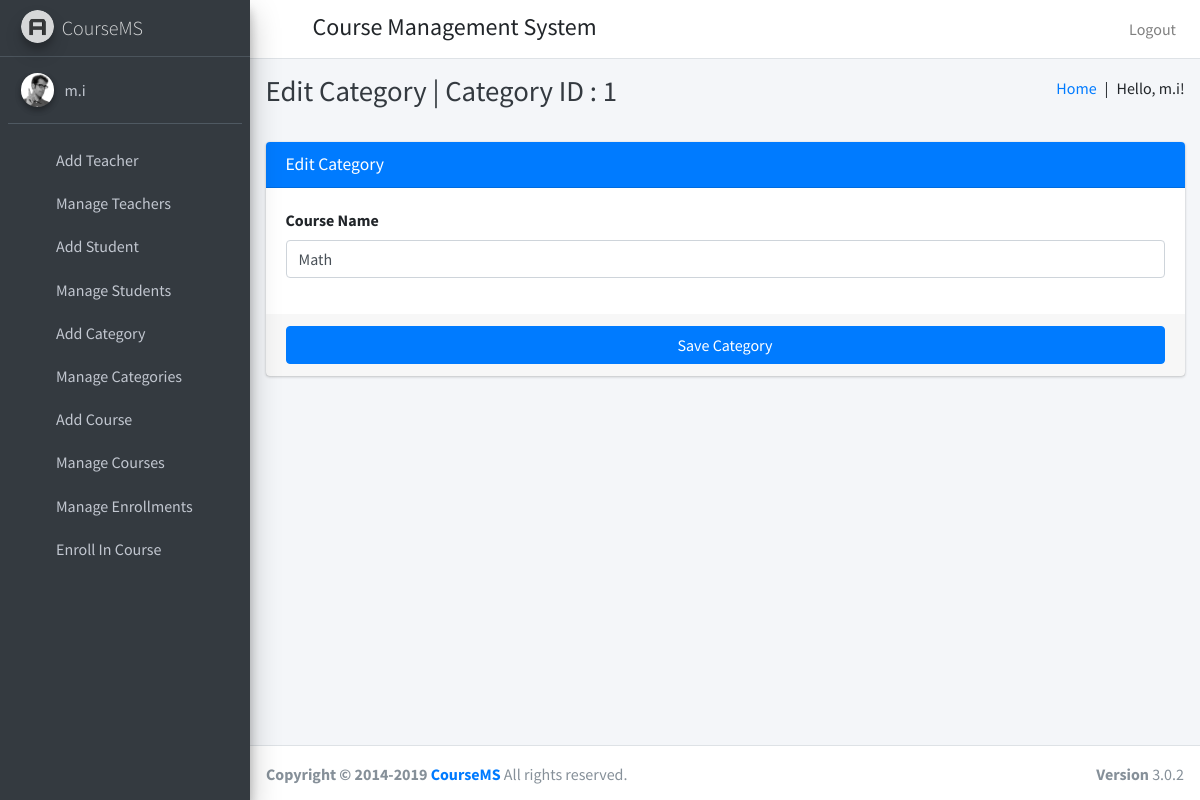
The page /edit_category/1 (signed in) on the database its author committed.
### course/models.py (models this page shows, shortened)
class User(AbstractUser):
    USER_TYPE_SELECTION = (
        (1, "HOD"),
        (2, "Teacher"),
        (3, "Student")
    )
    user_type = models.CharField(max_length=1, choices=USER_TYPE_SELECTION, default=1)

class Category(models.Model):
    id = models.AutoField(primary_key=True)
    category_name = models.CharField(max_length=25, unique=True)

### course/HodViews.py (the view)
# urls.py: path('edit_category/<str:category_id>', HodViews.edit_category, name="edit_category"),
def edit_category(request, category_id):
    category=Category.objects.get(id=category_id)
    return render(request,"hod_templates/edit_category_template.html",{"category":category, "id":category_id})

### course/templates/hod_templates/edit_category_template.html (shortened to what this page needs)
{% extends 'hod_templates/base_template.html' %}
{% block page_title %}
Edit Category | Category ID : {{ category.id }}
{% endblock page_title %}
{% block main_content %}
<section class="content">
  <div class="container-fluid">
    <div class="row">
      <div class="col-md-12">
        <div class="card card-primary">
          <div class="card-header">
            <h3 class="card-title">Edit Category</h3>
          </div>
          <form role="form" action="/edit_category_save" method="post">
            <div class="card-body">
              <div class="form-group">
                <label>Course Name </label>
                <input type="text" class="form-control" name="category" placeholder="Enter Category"
                  value="{{ category.category_name }}">
              </div>
            </div>
            <div class="card-footer">
              <button type="submit" class="btn btn-primary btn-block">Save Category</button>
            </div>
          </form>
        </div>
      </div>
    </div>
  </div>
</section>
{% endblock main_content %}

### course/templates/hod_templates/base_template.html (shortened to what this page needs)
{% load static %}
<!DOCTYPE html>
<html>
<head>
  <link rel="stylesheet" href="{% static "plugins/fontawesome-free/css/all.min.css" %}">
  <link rel="stylesheet" href="https://code.ionicframework.com/ionicons/2.0.1/css/ionicons.min.css">
  <link rel="stylesheet" href="{% static "plugins/tempusdominus-bootstrap-4/css/tempusdominus-bootstrap-4.min.css" %}">
  <link rel="stylesheet" href="{% static "plugins/icheck-bootstrap/icheck-bootstrap.min.css" %}">
  <link rel="stylesheet" href="{% static "plugins/jqvmap/jqvmap.min.css" %}">
  <link rel="stylesheet" href="{% static "dist/css/adminlte.min.css" %}">
  <link rel="stylesheet" href="{% static "plugins/overlayScrollbars/css/OverlayScrollbars.min.css" %}">
  <link rel="stylesheet" href="{% static "plugins/daterangepicker/daterangepicker.css" %}">
  <link rel="stylesheet" href="{% static "plugins/summernote/summernote-bs4.css" %}">
</head>
<body class="hold-transition sidebar-mini layout-fixed">
<div class="wrapper">
  <nav class="main-header navbar navbar-expand navbar-white navbar-light">
    <ul class="navbar-nav">
      <li class="nav-item">
        <a class="nav-link" data-widget="pushmenu" href="#"><i class="fas fa-bars"></i></a>
      </li>
    </ul>
    <h4 style="margin-left: 10px;margin-top: 5px;">Course Management System</h4>
    <ul class="navbar-nav ml-auto">
      <li class="nav-item">
        <a class="nav-link" href="{% url 'logout' %}">
          Logout
        </a>
      </li>
    </ul>
  </nav>
    {% include 'hod_templates/sidebar_content.html' %}
  <div class="content-wrapper">
    <div class="content-header">
      <div class="container-fluid">
        <div class="row mb-2">
          <div class="col-sm-6">
            <h1 class="m-0 text-dark">
              {% block page_title %}
              {% endblock page_title %}
            </h1>
          </div>
          <div class="col-sm-6">
            <ol class="breadcrumb float-sm-right">
              <li class="breadcrumb-item"><a href="/admin_home">Home&ensp;</a></li>
              <p>|&ensp;Hello,&nbsp;{{ user.get_username }}!</p>
            </ol>
          </div>
        </div>
      </div>
    </div>
    {% block main_content %}{% endblock main_content %}
  </div>
    {% include 'hod_templates/footer.html' %}
</div>
</body>
</html>

### course/templates/hod_templates/sidebar_content.html
{% load static %}
<aside class="main-sidebar sidebar-dark-primary elevation-4">
  <a href="/admin_home" class="brand-link">
    <img src="{% static "dist/img/AdminLTELogo.png" %}" alt="AdminLTE Logo" class="brand-image img-circle elevation-3"
      style="opacity: .8">
    <span class="brand-text font-weight-light">CourseMS</span>
  </a>
  <div class="sidebar">
    <div class="user-panel mt-3 pb-3 mb-3 d-flex">
      <div class="image">
        <img src="{% static "dist/img/user2-160x160.jpg" %}" class="img-circle elevation-2" alt="User Image">
      </div>
      <div class="info">
        <a href="#" class="d-block">{{ user.get_username }}</a>
      </div>
    </div>
    <nav class="mt-2">
      <ul class="nav nav-pills nav-sidebar flex-column" data-widget="treeview" role="menu" data-accordion="false">
        <li class="nav-item">
          <a href="/add_teacher" class="nav-link">
            <i class="nav-icon fas fa-th"></i>
            <p>
              Add Teacher
            </p>
          </a>
        </li>
        <li class="nav-item">
          <a href="/manage_teachers" class="nav-link">
            <i class="nav-icon fas fa-th"></i>
            <p>
              Manage Teachers
            </p>
          </a>
        </li>
        <li class="nav-item">
          <a href="/add_student" class="nav-link">
            <i class="nav-icon fas fa-th"></i>
            <p>
              Add Student
            </p>
          </a>
        </li>
        <li class="nav-item">
          <a href="/manage_students" class="nav-link">
            <i class="nav-icon fas fa-th"></i>
            <p>
              Manage Students
            </p>
          </a>
        </li>
        <li class="nav-item">
          <a href="/add_category" class="nav-link">
            <i class="nav-icon fas fa-th"></i>
            <p>
              Add Category
            </p>
          </a>
        </li>
        <li class="nav-item">
          <a href="/manage_categories" class="nav-link">
            <i class="nav-icon fas fa-th"></i>
            <p>
              Manage Categories
            </p>
          </a>
        </li>
        <li class="nav-item">
          <a href="/add_course" class="nav-link">
            <i class="nav-icon fas fa-th"></i>
            <p>
              Add Course
            </p>
          </a>
        </li>
        <li class="nav-item">
          <a href="/manage_courses" class="nav-link">
            <i class="nav-icon fas fa-th"></i>
            <p>
              Manage Courses
            </p>
          </a>
        </li>
        <li class="nav-item">
          <a href="/manage_enrollments" class="nav-link">
            <i class="nav-icon fas fa-th"></i>
            <p>
              Manage Enrollments
            </p>
          </a>
        </li>
        <li class="nav-item">
          <a href="/enrollment" class="nav-link">
            <i class="nav-icon fas fa-th"></i>
            <p>
              Enroll In Course
            </p>
          </a>
        </li>
      </ul>
    </nav>
  </div>
</aside>

### rows shown on the page
User: get_username "m.i"
Category: id "1", category "Math"
